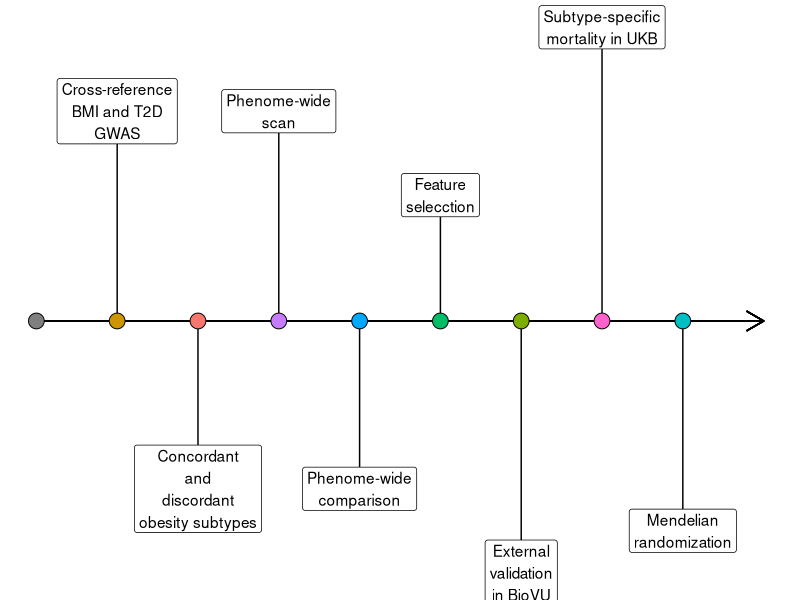

Recreate this plot in R. (Note: this script raises an error after producing the figure.)
## Analysis pipeline plot

library(tidyverse)
library(ggrepel)

aline_dat <- data.frame(
    items = c(NA,
              "Cross-reference\nBMI and T2D\nGWAS",
              "Concordant\nand\ndiscordant\nobesity subtypes",
              "Phenome-wide\nscan",
              "Phenome-wide\ncomparison",
              "Feature\nselecction",
              "External\nvalidation\nin BioVU",
              "Subtype-specific\nmortality in UKB",
              "Mendelian\nrandomization"),
    x = seq(0, 8, 1), y = 0,
    ylabels = c(0, 5,
                ceiling(runif(7, 2, 7)) * c(-1, rep(c(1,-1), 3)))
)

aline_plot <- aline_dat %>% 
    ggplot(aes(x, y)) +
    geom_segment(aes(x = 0, y = 0, xend = max(x) + 1, yend = 0),
                 arrow = arrow(length = unit(0.5, "cm"))) +
    geom_segment(aes(x = x, y = 0, xend = x, yend = ylabels)) +
    geom_point(aes(fill = items), size = 5,
               shape = 21, color = "black") +
    geom_label(aes(y = ylabels, label = items)) +
    guides(fill = "none") +
    theme_void()

save(aline_plot, file = "../plot_files/aline_plot.RData")

ggsave("../plots/aline_plot.png", aline_plot, height = 5)
